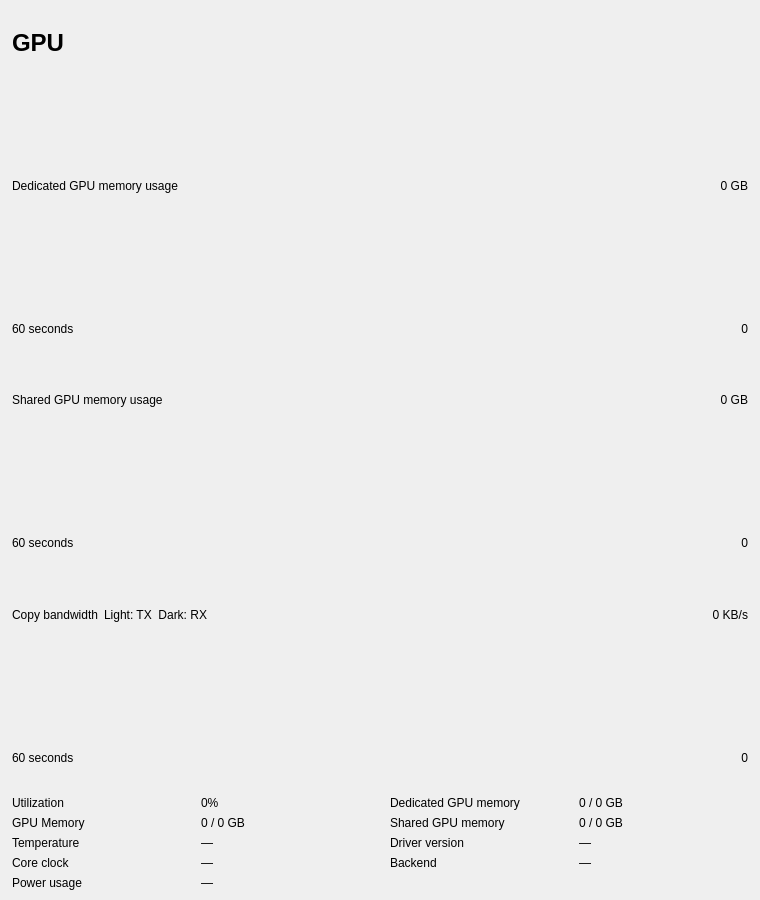
<?xml version="1.0" encoding="UTF-8"?>
<ui version="4.0">
 <class>GpuDetailWidget</class>
 <widget class="QWidget" name="GpuDetailWidget">
  <property name="geometry">
   <rect>
    <x>0</x>
    <y>0</y>
    <width>760</width>
    <height>900</height>
   </rect>
  </property>
  <layout class="QVBoxLayout" name="verticalLayout">
   <property name="spacing">
    <number>6</number>
   </property>
   <property name="leftMargin">
    <number>12</number>
   </property>
   <property name="topMargin">
    <number>10</number>
   </property>
   <property name="rightMargin">
    <number>12</number>
   </property>
   <property name="bottomMargin">
    <number>10</number>
   </property>
   <item>
    <layout class="QHBoxLayout" name="headerLayout">
     <item>
      <widget class="QLabel" name="titleLabel">
       <property name="styleSheet">
        <string>font-size: 18pt; font-weight: bold;</string>
       </property>
       <property name="text">
        <string>GPU</string>
       </property>
      </widget>
     </item>
     <item>
      <widget class="QLabel" name="modelLabel">
       <property name="styleSheet">
        <string>font-size: 11pt;</string>
       </property>
       <property name="text">
        <string></string>
       </property>
       <property name="alignment">
        <set>Qt::AlignRight|Qt::AlignVCenter</set>
       </property>
      </widget>
     </item>
    </layout>
   </item>
   <item>
    <widget class="QWidget" name="engineAreaContainer">
     <property name="sizePolicy">
      <sizepolicy hsizetype="Expanding" vsizetype="Preferred">
       <horstretch>0</horstretch>
       <verstretch>0</verstretch>
      </sizepolicy>
     </property>
    </widget>
   </item>
   <item>
    <layout class="QHBoxLayout" name="dedicatedHeaderLayout">
     <item>
      <widget class="QLabel" name="dedicatedMemGraphLabel">
       <property name="text">
        <string>Dedicated GPU memory usage</string>
       </property>
      </widget>
     </item>
     <item>
      <spacer name="dedicatedHeaderSpacer">
       <property name="orientation">
        <enum>Qt::Horizontal</enum>
       </property>
       <property name="sizeHint" stdset="0">
        <size>
         <width>40</width>
         <height>20</height>
        </size>
       </property>
      </spacer>
     </item>
     <item>
      <widget class="QLabel" name="dedicatedMemGraphMaxLabel">
       <property name="text">
        <string>0 GB</string>
       </property>
       <property name="alignment">
        <set>Qt::AlignRight|Qt::AlignVCenter</set>
       </property>
      </widget>
     </item>
    </layout>
   </item>
   <item>
    <widget class="Perf::GraphWidget" name="dedicatedMemGraphWidget">
     <property name="minimumHeight">
      <number>70</number>
     </property>
    </widget>
   </item>
   <item>
    <layout class="QHBoxLayout" name="dedicatedTimeAxisLayout">
     <item>
      <widget class="QLabel" name="dedicatedTimeLeftLabel">
       <property name="text">
        <string>60 seconds</string>
       </property>
      </widget>
     </item>
     <item>
      <spacer name="dedicatedTimeSpacer">
       <property name="orientation">
        <enum>Qt::Horizontal</enum>
       </property>
       <property name="sizeHint" stdset="0">
        <size>
         <width>40</width>
         <height>20</height>
        </size>
       </property>
      </spacer>
     </item>
     <item>
      <widget class="QLabel" name="dedicatedTimeRightLabel">
       <property name="text">
        <string>0</string>
       </property>
       <property name="alignment">
        <set>Qt::AlignRight|Qt::AlignVCenter</set>
       </property>
      </widget>
     </item>
    </layout>
   </item>
   <item>
    <layout class="QHBoxLayout" name="sharedHeaderLayout">
     <item>
      <widget class="QLabel" name="sharedMemGraphLabel">
       <property name="text">
        <string>Shared GPU memory usage</string>
       </property>
      </widget>
     </item>
     <item>
      <spacer name="sharedHeaderSpacer">
       <property name="orientation">
        <enum>Qt::Horizontal</enum>
       </property>
       <property name="sizeHint" stdset="0">
        <size>
         <width>40</width>
         <height>20</height>
        </size>
       </property>
      </spacer>
     </item>
     <item>
      <widget class="QLabel" name="sharedMemGraphMaxLabel">
       <property name="text">
        <string>0 GB</string>
       </property>
       <property name="alignment">
        <set>Qt::AlignRight|Qt::AlignVCenter</set>
       </property>
      </widget>
     </item>
    </layout>
   </item>
   <item>
    <widget class="Perf::GraphWidget" name="sharedMemGraphWidget">
     <property name="minimumHeight">
      <number>70</number>
     </property>
    </widget>
   </item>
   <item>
    <layout class="QHBoxLayout" name="sharedTimeAxisLayout">
     <item>
      <widget class="QLabel" name="sharedTimeLeftLabel">
       <property name="text">
        <string>60 seconds</string>
       </property>
      </widget>
     </item>
     <item>
      <spacer name="sharedTimeSpacer">
       <property name="orientation">
        <enum>Qt::Horizontal</enum>
       </property>
       <property name="sizeHint" stdset="0">
        <size>
         <width>40</width>
         <height>20</height>
        </size>
       </property>
      </spacer>
     </item>
     <item>
      <widget class="QLabel" name="sharedTimeRightLabel">
       <property name="text">
        <string>0</string>
       </property>
       <property name="alignment">
        <set>Qt::AlignRight|Qt::AlignVCenter</set>
       </property>
      </widget>
     </item>
    </layout>
   </item>
   <item>
    <layout class="QHBoxLayout" name="copyHeaderLayout">
     <item>
      <widget class="QLabel" name="copyBwGraphLabel">
       <property name="text">
        <string>Copy bandwidth</string>
       </property>
      </widget>
     </item>
     <item>
      <widget class="QLabel" name="copyBwLegendLabel">
       <property name="text">
        <string>Light: TX  Dark: RX</string>
       </property>
      </widget>
     </item>
     <item>
      <spacer name="copyHeaderSpacer">
       <property name="orientation">
        <enum>Qt::Horizontal</enum>
       </property>
       <property name="sizeHint" stdset="0">
        <size>
         <width>40</width>
         <height>20</height>
        </size>
       </property>
      </spacer>
     </item>
     <item>
      <widget class="QLabel" name="copyBwGraphMaxLabel">
       <property name="text">
        <string>0 KB/s</string>
       </property>
       <property name="alignment">
        <set>Qt::AlignRight|Qt::AlignVCenter</set>
       </property>
      </widget>
     </item>
    </layout>
   </item>
   <item>
    <widget class="Perf::GraphWidget" name="copyBwGraphWidget">
     <property name="minimumHeight">
      <number>70</number>
     </property>
    </widget>
   </item>
   <item>
    <layout class="QHBoxLayout" name="copyTimeAxisLayout">
     <item>
      <widget class="QLabel" name="copyTimeLeftLabel">
       <property name="text">
        <string>60 seconds</string>
       </property>
      </widget>
     </item>
     <item>
      <spacer name="copyTimeSpacer">
       <property name="orientation">
        <enum>Qt::Horizontal</enum>
       </property>
       <property name="sizeHint" stdset="0">
        <size>
         <width>40</width>
         <height>20</height>
        </size>
       </property>
      </spacer>
     </item>
     <item>
      <widget class="QLabel" name="copyTimeRightLabel">
       <property name="text">
        <string>0</string>
       </property>
       <property name="alignment">
        <set>Qt::AlignRight|Qt::AlignVCenter</set>
       </property>
      </widget>
     </item>
    </layout>
   </item>
   <item>
    <layout class="QGridLayout" name="statsGrid">
     <property name="horizontalSpacing">
      <number>20</number>
     </property>
     <property name="verticalSpacing">
      <number>6</number>
     </property>
     <item row="0" column="0">
      <widget class="QLabel" name="utilLabel">
       <property name="text">
        <string>Utilization</string>
       </property>
      </widget>
     </item>
     <item row="0" column="1">
      <widget class="QLabel" name="utilValueLabel">
       <property name="text">
        <string>0%</string>
       </property>
      </widget>
     </item>
     <item row="0" column="2">
      <widget class="QLabel" name="dedicatedMemLabel">
       <property name="text">
        <string>Dedicated GPU memory</string>
       </property>
      </widget>
     </item>
     <item row="0" column="3">
      <widget class="QLabel" name="dedicatedMemValueLabel">
       <property name="text">
        <string>0 / 0 GB</string>
       </property>
      </widget>
     </item>
     <item row="1" column="0">
      <widget class="QLabel" name="gpuMemLabel">
       <property name="text">
        <string>GPU Memory</string>
       </property>
      </widget>
     </item>
     <item row="1" column="1">
      <widget class="QLabel" name="gpuMemValueLabel">
       <property name="text">
        <string>0 / 0 GB</string>
       </property>
      </widget>
     </item>
     <item row="1" column="2">
      <widget class="QLabel" name="sharedMemLabel">
       <property name="text">
        <string>Shared GPU memory</string>
       </property>
      </widget>
     </item>
     <item row="1" column="3">
      <widget class="QLabel" name="sharedMemValueLabel">
       <property name="text">
        <string>0 / 0 GB</string>
       </property>
      </widget>
     </item>
     <item row="2" column="0">
      <widget class="QLabel" name="tempLabel">
       <property name="text">
        <string>Temperature</string>
       </property>
      </widget>
     </item>
     <item row="2" column="1">
      <widget class="QLabel" name="tempValueLabel">
       <property name="text">
        <string>—</string>
       </property>
      </widget>
     </item>
     <item row="2" column="2">
      <widget class="QLabel" name="driverLabel">
       <property name="text">
        <string>Driver version</string>
       </property>
      </widget>
     </item>
     <item row="2" column="3">
      <widget class="QLabel" name="driverValueLabel">
       <property name="text">
        <string>—</string>
       </property>
      </widget>
     </item>
     <item row="3" column="2">
      <widget class="QLabel" name="backendLabel">
       <property name="text">
        <string>Backend</string>
       </property>
      </widget>
     </item>
     <item row="3" column="3">
      <widget class="QLabel" name="backendValueLabel">
       <property name="text">
        <string>—</string>
       </property>
      </widget>
     </item>
     <item row="3" column="0">
      <widget class="QLabel" name="coreClockLabel">
       <property name="text">
        <string>Core clock</string>
       </property>
      </widget>
     </item>
     <item row="3" column="1">
      <widget class="QLabel" name="coreClockValueLabel">
       <property name="text">
        <string>—</string>
       </property>
      </widget>
     </item>
     <item row="4" column="0">
      <widget class="QLabel" name="powerUsageLabel">
       <property name="text">
        <string>Power usage</string>
       </property>
      </widget>
     </item>
     <item row="4" column="1">
      <widget class="QLabel" name="powerUsageValueLabel">
       <property name="text">
        <string>—</string>
       </property>
      </widget>
     </item>
    </layout>
   </item>
  </layout>
 </widget>
 <customwidgets>
  <customwidget>
   <class>Perf::GraphWidget</class>
   <extends>QWidget</extends>
   <header>perf/graphwidget.h</header>
  </customwidget>
 </customwidgets>
 <resources/>
 <connections/>
</ui>
